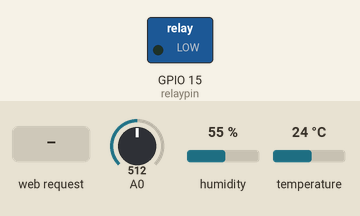
Simulated run of this sketch. Board: ESP8266 (NodeMCU). Parts: switched loads named in the sketch (green lamp = pin HIGH). The test bench sets the inputs (shaded band); at power-on: A0 = 512, humidity 55 %, temperature 24 °C. WiFi joins after 1.5 s; servers stay silent unless stated; uploads are accepted with an empty reply; EEPROM starts erased; what the sketch prints to the serial monitor is not drawn.

Above: at 2.7 s.
2.8 s: HTTP request GET /on received
At 12.8 s:
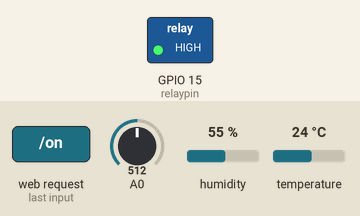
13.6 s: HTTP request GET /off received
At 23.6 s:
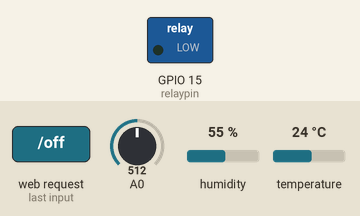
24.2 s: HTTP request GET /on?ssid=1 received
At 34.5 s:
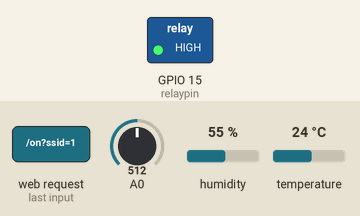
34.8 s: HTTP request GET /off?ssid=1 received
At 45.3 s:
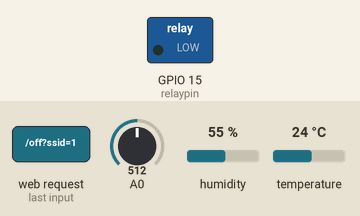
Timing chart, 0 to 46.4 s (numbered marks = the images above; inputs shaded):
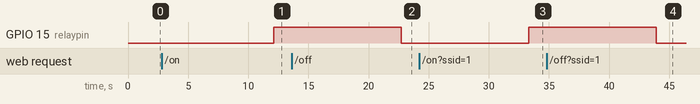

The sketch:

homework5-1.ino
```cpp
#include <ESP8266WiFi.h>
#include <DNSServer.h>
#include <ESP8266WebServer.h>
#include <EEPROM.h>
#include <ESP8266mDNS.h>
#include <DHTesp.h>
#include <ESP8266HTTPClient.h>

#define EEPROM_LENGTH 1024

DHTesp dht;
HTTPClient http;

int interval = 2000;
unsigned long lastDHTReadMillis = 0;
float humidity = 0;
float temperature = 0;

int Light = 0;
float alpha1 = 0.9;
char eRead[30];
byte len;

char ssid[30];
char password[30];

int relaypin = 15;

bool captive = true;
const byte DNS_PORT = 53;
IPAddress apIP(172,30,1,254);
DNSServer dnsServer;
ESP8266WebServer webServer(80);

ICACHE_RAM_ATTR void GPIO0(){
  SaveString(0, "");
  ESP.restart();
}

String responseHTML = ""
  "<!DOCTYPE html><html><head><title>CaptivePortal</title></head><body><center>"
  "<p>Captive Sample Server App</p>"
  "<form action='/button'>"
  "<p><input type='text' name='ssid' placeholder='SSID' onblur='this.value=removeSpaces(this.value);'></p>"
  "<p><input type='text' name='password' placeholder='WLAN Password'></p>"
  "<p><input type='submit' value='Submit'></p></form>"
  "<p>This is a captive portal example</p></center></body>"
  "<script>function removeSpaces(string) {"
  " return string.split(' ').join('');"
  "}</script></html>";

void setup() {
  Serial.begin(115200);
  EEPROM.begin(EEPROM_LENGTH);
  pinMode(relaypin, OUTPUT);

  ReadString(0, 30);
  if(!strcmp(eRead, "")){
    setup_captive();
  }else{
    captive = false;
    strcpy(ssid, eRead);
    ReadString(30, 30);
    strcpy(password, eRead);
    setup_runtime();
  }
  http.begin("http://172.30.1.25:8086/write?db=mydb");
}

void setup_runtime(){
  WiFi.mode(WIFI_STA);
  WiFi.begin(ssid, password);
  Serial.println("");

  int i = 0;
  while(WiFi.status() != WL_CONNECTED){
    delay(500);
    Serial.print(".");
    if(i++ > 15){
      captive = true;
      setup_captive();
      return;
    }
  }
  Serial.println("");
  Serial.print("Connected to "); Serial.println(ssid);
  Serial.print("IP address: "); Serial.println(WiFi.localIP());

  if(MDNS.begin("YJ")){
    Serial.println("MDNS responder started");
  }

  webServer.on("/", [](){
    webServer.send(200, "text/plain", "Working???\n");
  });
  webServer.on("/on", relayon);
  webServer.on("/off", relayoff);

  webServer.onNotFound(handleNotFound);

  webServer.begin();
  attachInterrupt(0, GPIO0, FALLING);
  Serial.println("HTTP server started");
}

void setup_captive(){
  WiFi.mode(WIFI_AP);
  WiFi.softAPConfig(apIP, apIP, IPAddress(255, 255, 255, 0));
  WiFi.softAP("JYJ");

  dnsServer.start(DNS_PORT, "*", apIP);

  webServer.on("/button", button);

  webServer.onNotFound([](){
    webServer.send(200, "text/html", responseHTML);
  });
  webServer.begin();
  Serial.println("Captive Portal Started");
}

void loop(){
  if(captive){
    dnsServer.processNextRequest();
  }
  webServer.handleClient();

  readDHT22(); //temperature, humidity

  int x0 = analogRead(0);
  Light = x0 * alpha1 + (1 - alpha1) * Light;  //Light


  http.addHeader("Content-Type", "text/plain");
  int httpCode1 = http.POST("show measurements, host=server01, region=us-west value=" + String(temperature));
  int httpCode2 = http.POST("show measurements, host=server02, region=us-west value=" + String(humidity));
  int httpCode3 = http.POST("show measurements, host=server03, region=us-west value=" + String(Light));
  String payload = http.getString();
  Serial.println(httpCode1);
  Serial.println(httpCode2);
  Serial.println(httpCode3);
  Serial.println(payload);
  http.end();

  delay(10000);
}

void button(){
  Serial.println("button pressed");
  Serial.println(webServer.arg("ssid"));
  SaveString(0, (webServer.arg("ssid")).c_str());
  SaveString(30, (webServer.arg("password")).c_str());
  webServer.send(200, "text/plain", "OK");
  ESP.restart();
}

void SaveString(int startAt, const char* id){
  for(byte i = 0; i <= strlen(id); i++){
    EEPROM.write(i + startAt, (uint8_t) id[i]);
   }
   EEPROM.commit();
}

void ReadString(byte startAt, byte bufor){
  for(byte i = 0; i <= bufor; i++){
    eRead[i] = (char)EEPROM.read(i + startAt);
   }
   len = bufor;
}

void relayon(){
  digitalWrite(relaypin, HIGH);
  Serial.println("Relay on 상태입니다");
  webServer.send(200, "text/plain", "Relay on");
}

void relayoff(){
  digitalWrite(relaypin, LOW);
  Serial.println("Relay off 상태입니다");
  webServer.send(200, "text/plain", "Relay off");
}

void readDHT22(){
  unsigned long currentMillis = millis();

  if(currentMillis - lastDHTReadMillis >= interval){
    lastDHTReadMillis = currentMillis;

    humidity = dht.getHumidity();
    temperature = dht.getTemperature();
  }
}
void handleNotFound(){
  String message = "File Not Found\n\n";
  webServer.send(404, "text/plain", message);
}
```

Measured:
- after the input at 2.8 s, GPIO 15 (relaypin): LOW → HIGH after 9.3 s
- after the input at 13.6 s, GPIO 15 (relaypin): HIGH → LOW after 9.1 s
- after the input at 24.2 s, GPIO 15 (relaypin): LOW → HIGH after 9.1 s
- after the input at 34.8 s, GPIO 15 (relaypin): HIGH → LOW after 9.1 s
